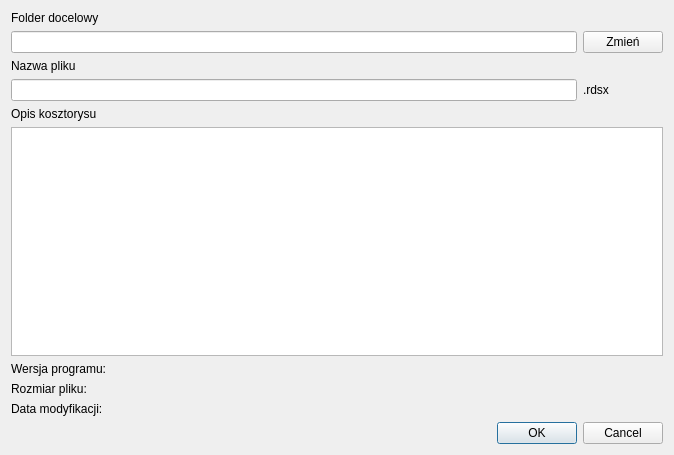
<?xml version="1.0" encoding="UTF-8"?>
<ui version="4.0">
 <class>new_cost_estimate_window</class>
 <widget class="QDialog" name="new_cost_estimate_window">
  <property name="geometry">
   <rect>
    <x>0</x>
    <y>0</y>
    <width>674</width>
    <height>455</height>
   </rect>
  </property>
  <property name="windowTitle">
   <string>Utwórz nowy kosztorys</string>
  </property>
  <layout class="QVBoxLayout" name="verticalLayout">
   <item>
    <layout class="QGridLayout" name="gridLayout">
     <item row="4" column="0">
      <widget class="QLineEdit" name="lineEdit_3"/>
     </item>
     <item row="0" column="0">
      <widget class="QLabel" name="label_2">
       <property name="text">
        <string>Folder docelowy</string>
       </property>
       <property name="buddy">
        <cstring>lineEdit</cstring>
       </property>
      </widget>
     </item>
     <item row="2" column="1">
      <widget class="QPushButton" name="Change_directory_button">
       <property name="text">
        <string>Zmień</string>
       </property>
      </widget>
     </item>
     <item row="3" column="0">
      <widget class="QLabel" name="label_3">
       <property name="text">
        <string>Nazwa pliku</string>
       </property>
       <property name="buddy">
        <cstring>lineEdit_3</cstring>
       </property>
      </widget>
     </item>
     <item row="2" column="0">
      <widget class="QLineEdit" name="lineEdit">
       <property name="enabled">
        <bool>true</bool>
       </property>
       <property name="readOnly">
        <bool>true</bool>
       </property>
      </widget>
     </item>
     <item row="4" column="1">
      <widget class="QLabel" name="label_4">
       <property name="text">
        <string>.rdsx</string>
       </property>
       <property name="buddy">
        <cstring>lineEdit_3</cstring>
       </property>
      </widget>
     </item>
    </layout>
   </item>
   <item>
    <widget class="QLabel" name="label">
     <property name="text">
      <string>Opis kosztorysu</string>
     </property>
     <property name="buddy">
      <cstring>plainTextEdit</cstring>
     </property>
    </widget>
   </item>
   <item>
    <widget class="QPlainTextEdit" name="plainTextEdit"/>
   </item>
   <item>
    <widget class="QLabel" name="label_5">
     <property name="text">
      <string>Wersja programu: </string>
     </property>
    </widget>
   </item>
   <item>
    <widget class="QLabel" name="label_7">
     <property name="text">
      <string>Rozmiar pliku:</string>
     </property>
    </widget>
   </item>
   <item>
    <widget class="QLabel" name="label_6">
     <property name="text">
      <string>Data modyfikacji:</string>
     </property>
    </widget>
   </item>
   <item>
    <widget class="QDialogButtonBox" name="buttonBox">
     <property name="orientation">
      <enum>Qt::Horizontal</enum>
     </property>
     <property name="standardButtons">
      <set>QDialogButtonBox::Cancel|QDialogButtonBox::Ok</set>
     </property>
     <property name="centerButtons">
      <bool>false</bool>
     </property>
    </widget>
   </item>
  </layout>
 </widget>
 <tabstops>
  <tabstop>lineEdit</tabstop>
  <tabstop>Change_directory_button</tabstop>
  <tabstop>lineEdit_3</tabstop>
 </tabstops>
 <resources/>
 <connections>
  <connection>
   <sender>buttonBox</sender>
   <signal>accepted()</signal>
   <receiver>new_cost_estimate_window</receiver>
   <slot>accept()</slot>
   <hints>
    <hint type="sourcelabel">
     <x>240</x>
     <y>443</y>
    </hint>
    <hint type="destinationlabel">
     <x>157</x>
     <y>274</y>
    </hint>
   </hints>
  </connection>
  <connection>
   <sender>buttonBox</sender>
   <signal>rejected()</signal>
   <receiver>new_cost_estimate_window</receiver>
   <slot>reject()</slot>
   <hints>
    <hint type="sourcelabel">
     <x>308</x>
     <y>443</y>
    </hint>
    <hint type="destinationlabel">
     <x>286</x>
     <y>274</y>
    </hint>
   </hints>
  </connection>
 </connections>
</ui>
